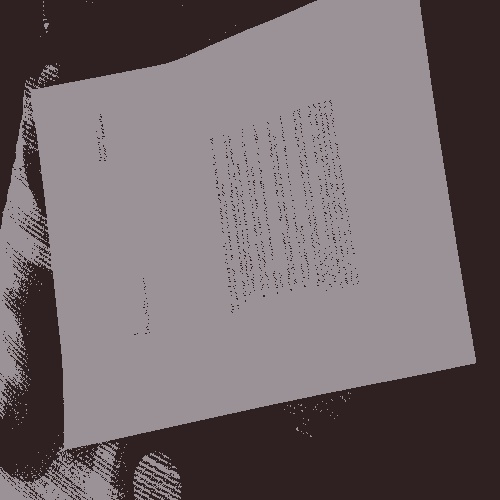
#> input picture Some basic CV/output4.jpg, 500 x 500 px
$ python paperDetect.py
#> lines starting #> are read from the running program, lines starting #| are printed output that depends on the picture; after the words box and inside, x2 and y2 are one past the last pixel; in counts of white or black regions, pixels touching at a corner belong together
import cv2

image = cv2.imread('output4.jpg', 0)
#> image: shape (500, 500); min 28, max 156, mean 108

ret, thresh = cv2.threshold(image, 0, 255, cv2.THRESH_OTSU+cv2.THRESH_BINARY)
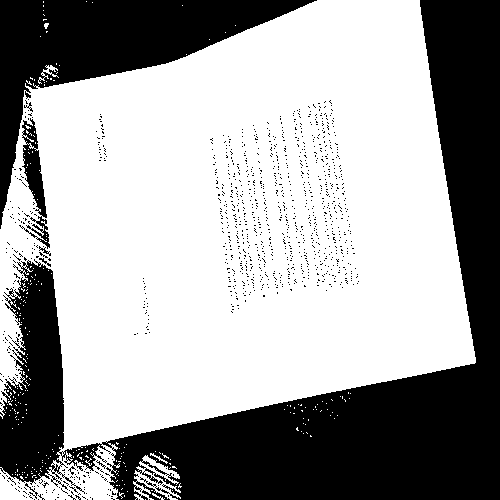
#> thresh: shape (500, 500); 63.4% white; 1115 black regions (1106 under 20 px), largest, box (x1, y1, x2, y2) and area: (0, 0, 500, 500) 68141, (0, 0, 317, 229) 19789, (19, 118, 50, 249) 1426
#> ret = 44
blur = cv2.medianBlur(thresh, 9)
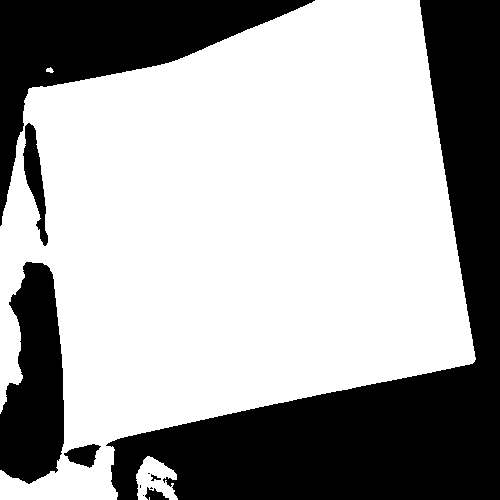
#> blur: shape (500, 500); 64.2% white; 11 black regions (4 under 20 px)
contours, h = cv2.findContours(blur, cv2.RETR_EXTERNAL, cv2.CHAIN_APPROX_SIMPLE)
#> contours = 4 contours, 1 with area under 20; largest, box (x1, y1, x2, y2) and area: (0, 0, 476, 500) 160060, (136, 456, 178, 500) 1075, (46, 67, 54, 73) 22; h = [[1, -1, -1, -1], [2, 0, -1, -1], [3, 1, -1, -1], [-1, 2, -1, -1]]
print(len(contours))
#| 4
image = cv2.cvtColor(image, cv2.COLOR_GRAY2BGR)
#> image: shape (500, 500, 3)
areas = [cv2.contourArea(cnt) for cnt in contours]
#> areas = [0, 1075, 21.5, 160060.5]

for cnt in contours:
      cv2.drawContours(image, contours, -1, (255, 0, 0), 4)
#> this loop made 4 passes
#> cnt on pass 1: [[149, 497], [149, 499]]
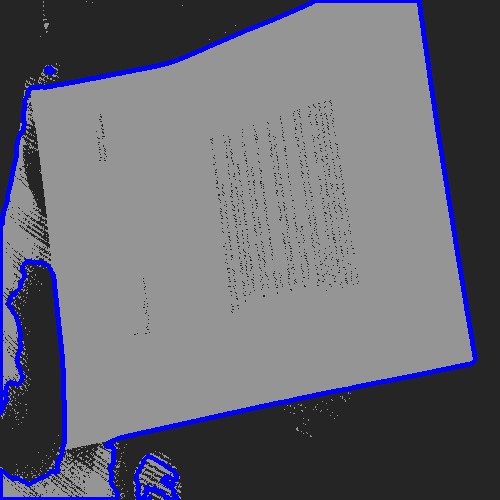
#> image: shape (500, 500, 3); mean B, G, R 114.2, 103.5, 103.5
cv2.drawContours(image, contours, areas.index(max(areas)), (0, 0, 255), 4)
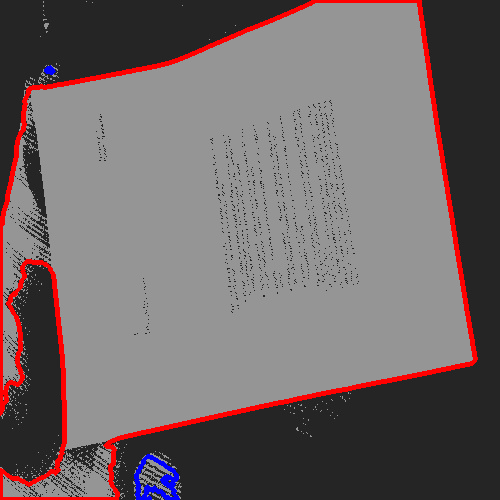
#> image: shape (500, 500, 3); 3.84% of pixels changed, all inside (x1, y1, x2, y2) = (0, 0, 478, 500)
cv2.namedWindow('contours', cv2.WINDOW_AUTOSIZE)
image = cv2.resize(image, (900, 900))
#> image: shape (900, 900, 3)
blur = cv2.resize(blur, (900, 900))
#> blur: shape (900, 900)
cv2.imshow('contours', image)
cv2.imshow('blurred', blur)

cv2.waitKey(0)
cv2.destroyAllWindows()

$ run again, with Some basic CV/output1.jpg copied over Some basic CV/output4.jpg
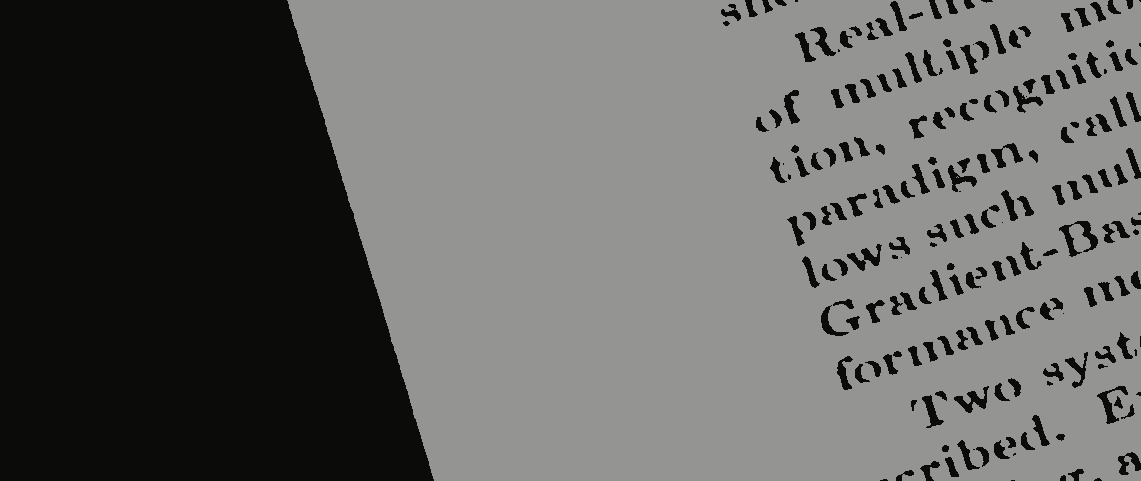
#> input picture Some basic CV/output1.jpg, 1141 x 481 px
#> `ret, thresh = cv2.threshold(image, 0, 255, cv2.THRESH_OTSU+cv2.THRESH_..`:
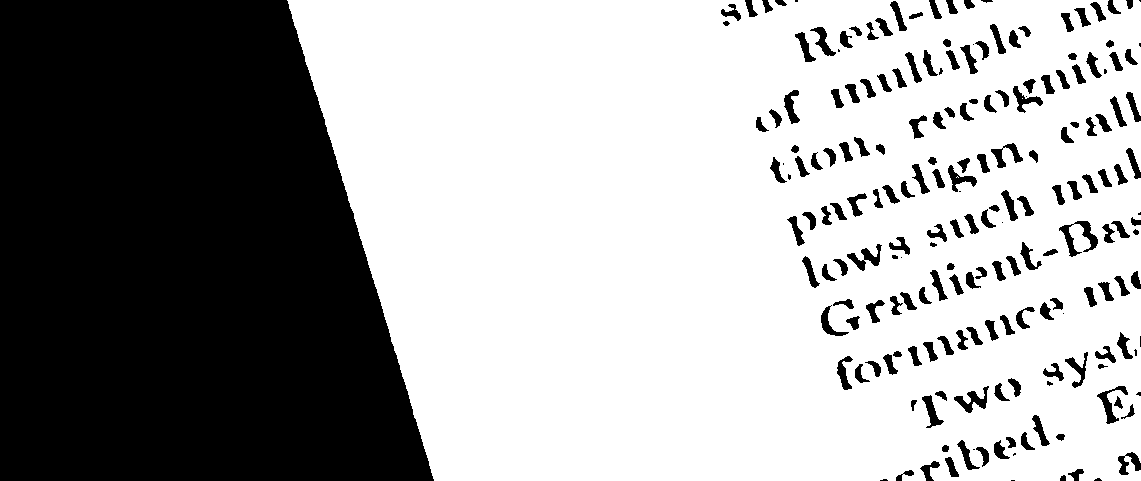
#> thresh: shape (481, 1141); 64.1% white; 199 black regions (24 under 20 px), largest, box (x1, y1, x2, y2) and area: (0, 0, 434, 481) 173633, (1059, 221, 1098, 257) 493, (954, 386, 989, 413) 358
#> ret = 19
#> contours = 1 contour; box (x1, y1, x2, y2) and area: (288, 0, 1141, 481) 372402; h = [[-1, -1, -1, -1]]
#| 1
#> areas = [372402]
#> the loop `for cnt in contours:` made 1 pass
#> `blur = cv2.resize(blur, (900, 900))`:
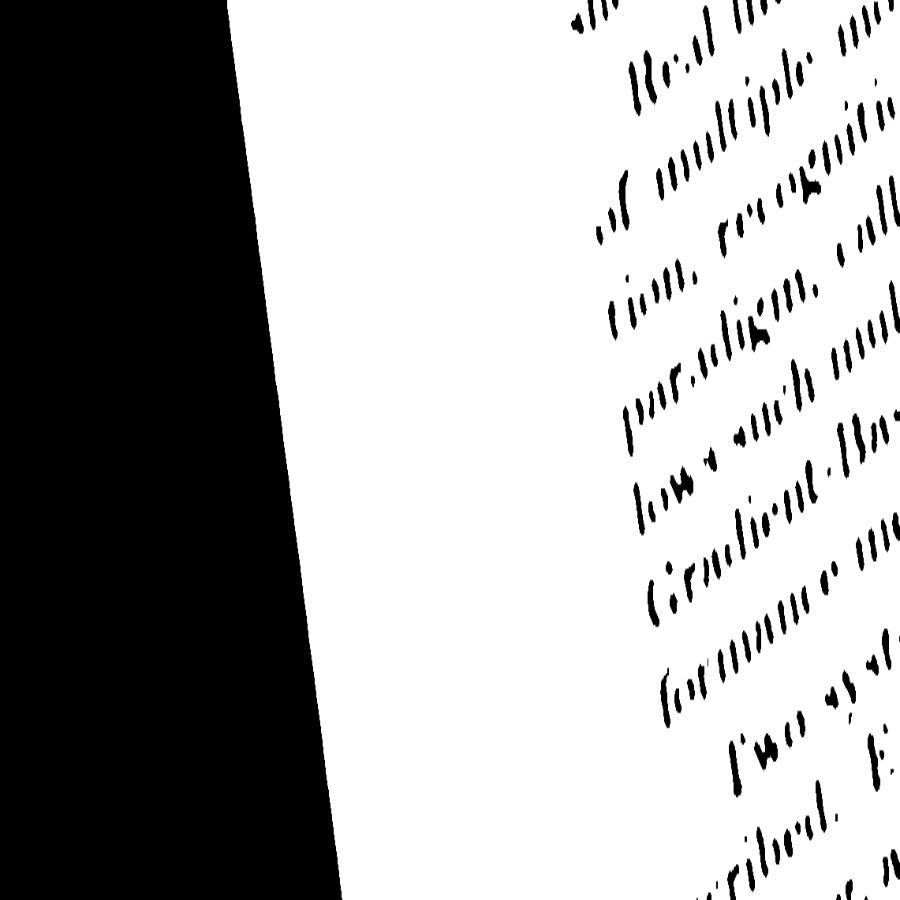
#> blur: shape (900, 900); min 0, max 255, mean 166.3

$ run again, with Some basic CV/output2.jpg copied over Some basic CV/output4.jpg
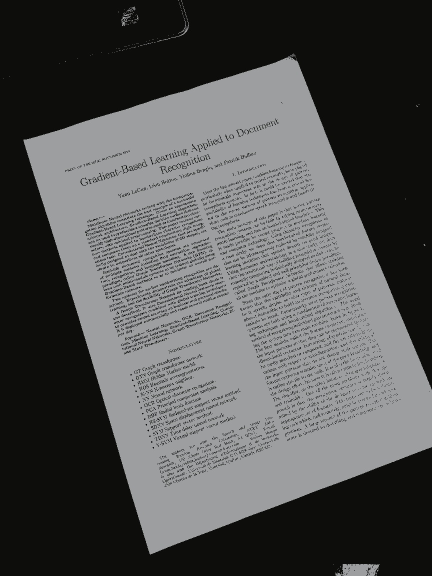
#> input picture Some basic CV/output2.jpg, 864 x 1152 px (shown at 1/2 size)
#> `ret, thresh = cv2.threshold(image, 0, 255, cv2.THRESH_OTSU+cv2.THRESH_..`:
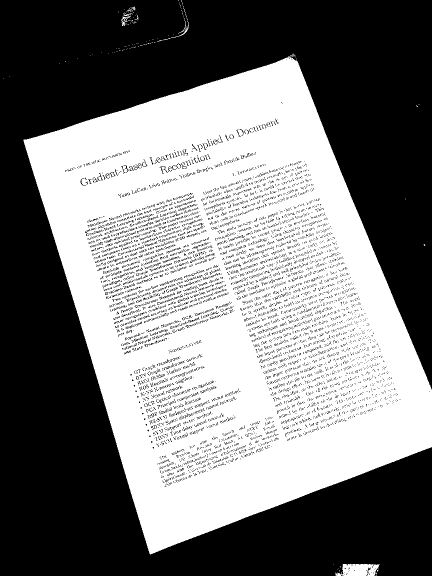
#> thresh: shape (1152, 864) (shown at 1/2 size); 48.4% white; 128 white regions (120 under 20 px), largest, box (x1, y1, x2, y2) and area: (47, 112, 864, 1109) 479494, (670, 1128, 760, 1152) 1595, (341, 39, 378, 77) 138
#> ret = 22
#> contours = 6 contours, 4 with area under 20; largest, box (x1, y1, x2, y2) and area: (48, 114, 864, 1108) 508276, (671, 1128, 757, 1152) 1570; h = [[1, -1, -1, -1], [2, 0, -1, -1], [3, 1, -1, -1], [4, 2, -1, -1], [5, 3, -1, -1], [-1, 4, -1, -1]]
#| 6
#> areas = [1569.5, 508275.5, 0, 10, 4, 12.5]
#> the loop `for cnt in contours:` made 6 passes
#> cnt on pass 3: [[371, 59]]
#> `blur = cv2.resize(blur, (900, 900))`:
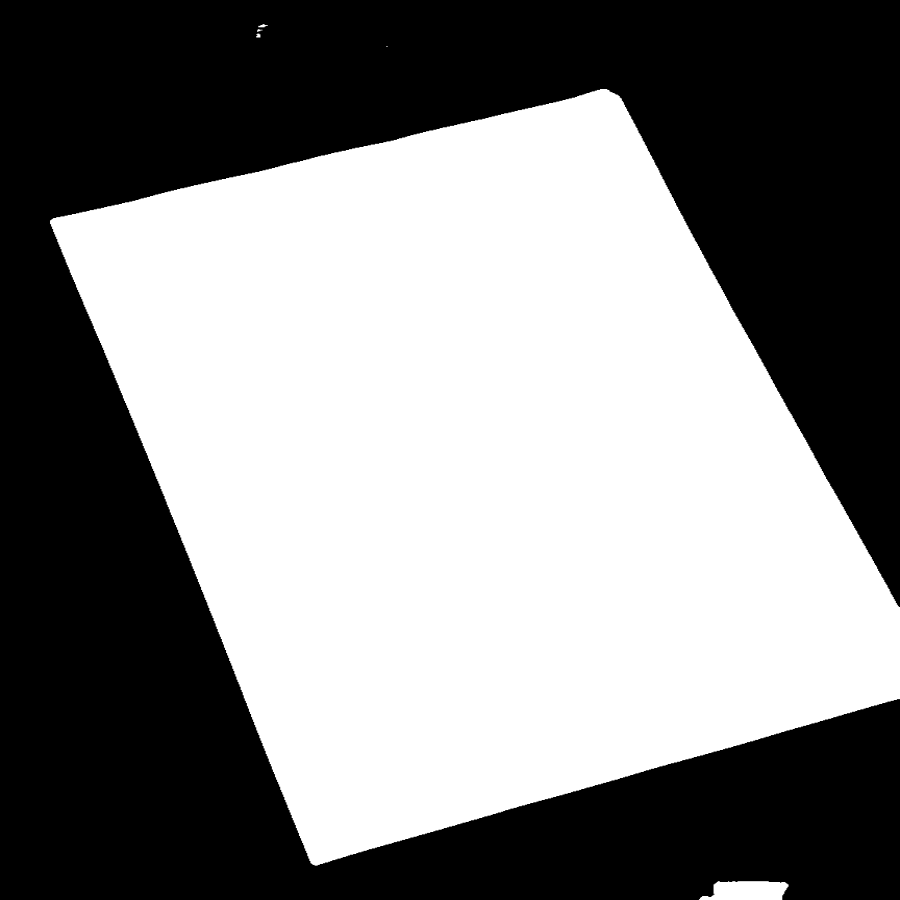
#> blur: shape (900, 900); min 0, max 255, mean 131

$ run again, with Some basic CV/output3.jpg copied over Some basic CV/output4.jpg
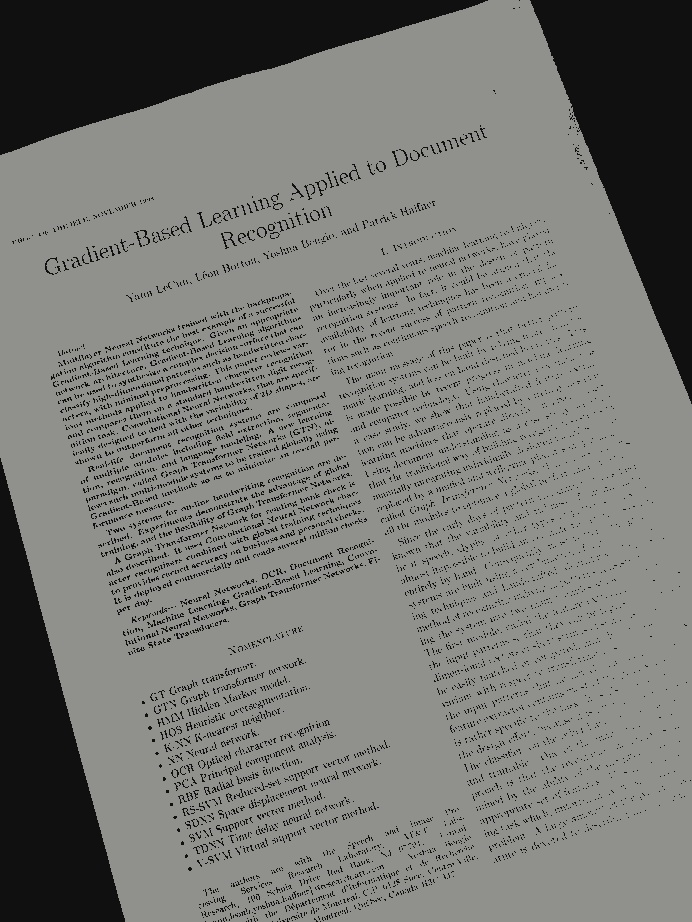
#> input picture Some basic CV/output3.jpg, 692 x 922 px
#> `ret, thresh = cv2.threshold(image, 0, 255, cv2.THRESH_OTSU+cv2.THRESH_..`:
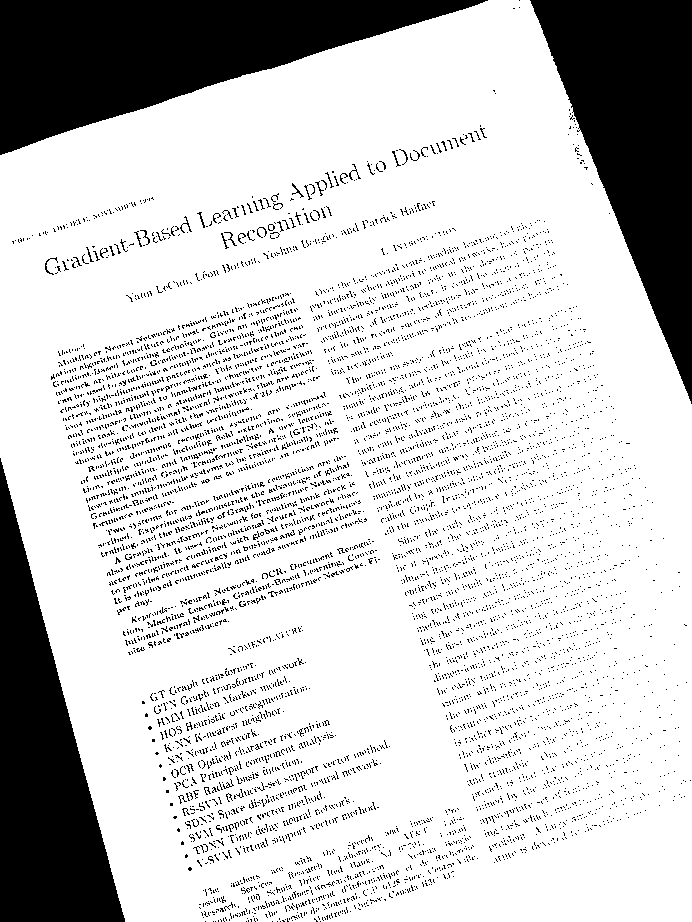
#> thresh: shape (922, 692); 80% white; 8023 black regions (7974 under 20 px), largest, box (x1, y1, x2, y2) and area: (0, 0, 488, 155) 37401, (530, 0, 692, 404) 33080, (0, 458, 125, 922) 29038
#> ret = 23
#> contours = 1 contour; box (x1, y1, x2, y2) and area: (0, 0, 692, 922) 537110; h = [[-1, -1, -1, -1]]
#| 1
#> areas = [537109.5]
#> the loop `for cnt in contours:` made 1 pass
#> `blur = cv2.resize(blur, (900, 900))`:
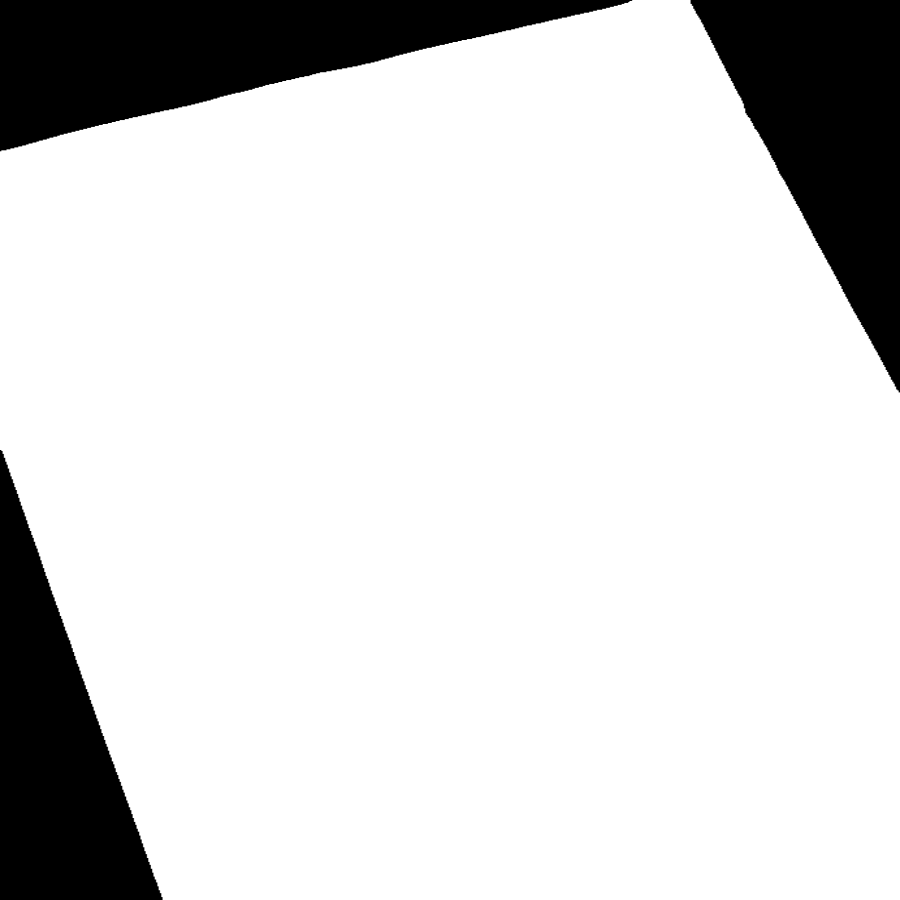
#> blur: shape (900, 900); min 0, max 255, mean 215.2
